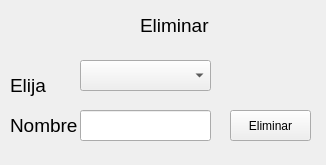
<?xml version="1.0" encoding="UTF-8"?>
<ui version="4.0">
 <class>eliminar</class>
 <widget class="QWidget" name="eliminar">
  <property name="geometry">
   <rect>
    <x>0</x>
    <y>0</y>
    <width>326</width>
    <height>165</height>
   </rect>
  </property>
  <property name="windowTitle">
   <string>Form</string>
  </property>
  <widget class="QLabel" name="label_2">
   <property name="geometry">
    <rect>
     <x>140</x>
     <y>10</y>
     <width>71</width>
     <height>31</height>
    </rect>
   </property>
   <property name="font">
    <font>
     <pointsize>14</pointsize>
    </font>
   </property>
   <property name="text">
    <string>Eliminar</string>
   </property>
   <property name="textFormat">
    <enum>Qt::PlainText</enum>
   </property>
  </widget>
  <widget class="QPushButton" name="btnBuscar">
   <property name="geometry">
    <rect>
     <x>230</x>
     <y>110</y>
     <width>81</width>
     <height>31</height>
    </rect>
   </property>
   <property name="text">
    <string>Eliminar</string>
   </property>
  </widget>
  <widget class="QLabel" name="label">
   <property name="geometry">
    <rect>
     <x>10</x>
     <y>70</y>
     <width>41</width>
     <height>31</height>
    </rect>
   </property>
   <property name="font">
    <font>
     <pointsize>14</pointsize>
    </font>
   </property>
   <property name="text">
    <string>Elija</string>
   </property>
   <property name="textFormat">
    <enum>Qt::PlainText</enum>
   </property>
  </widget>
  <widget class="QComboBox" name="comboBox">
   <property name="geometry">
    <rect>
     <x>80</x>
     <y>60</y>
     <width>131</width>
     <height>31</height>
    </rect>
   </property>
  </widget>
  <widget class="QLineEdit" name="txtBuscar">
   <property name="geometry">
    <rect>
     <x>80</x>
     <y>110</y>
     <width>131</width>
     <height>31</height>
    </rect>
   </property>
   <property name="font">
    <font>
     <pointsize>11</pointsize>
    </font>
   </property>
  </widget>
  <widget class="QLabel" name="label_3">
   <property name="geometry">
    <rect>
     <x>10</x>
     <y>110</y>
     <width>71</width>
     <height>31</height>
    </rect>
   </property>
   <property name="font">
    <font>
     <pointsize>14</pointsize>
    </font>
   </property>
   <property name="text">
    <string>Nombre</string>
   </property>
   <property name="textFormat">
    <enum>Qt::PlainText</enum>
   </property>
  </widget>
 </widget>
 <resources/>
 <connections/>
</ui>
